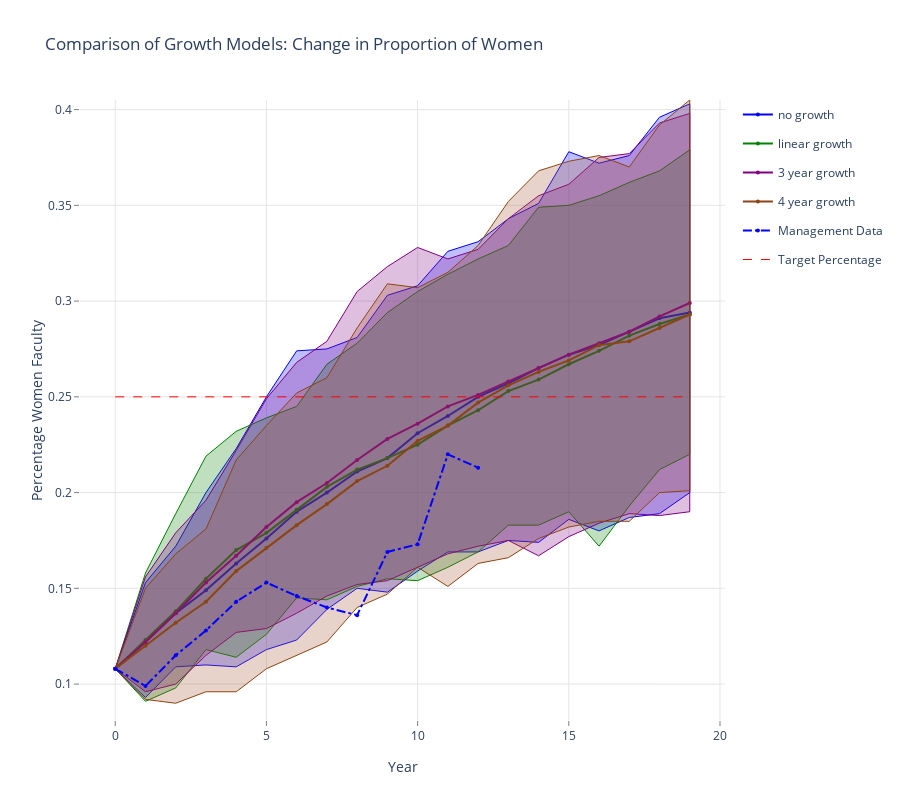

The code cell stored with this chart in its notebook:
### Markdown cell above
## Comparison of Model 3 Growth Models: Change in Proportion of Women

### Code cell
data = []
linecolors = ['rgb(0,0,255)', 'rgb(0,128,0)', 'rgb(128,0,128)', 'rgb(139,69,19)']
fillcolors = ['rgba(0,0,255,0.25)', 'rgba(0,128,0,0.25)', 'rgba(128,0,128,0.25)', 'rgba(160,82,45,0.25)']
legend_labels = ['no growth', 'linear growth', '3 year growth', '4 year growth']

for k,v in enumerate(results.mlist):
    data.append(go.Scatter(
        x=np.append(v.summary_matrix['yr'], v.summary_matrix['yr'].values[::-1]),
        y=np.append(v.summary_matrix['fpct_975'], v.summary_matrix['fpct_025'].values[::-1]),
        fill='tozerox',
        fillcolor=fillcolors[k],
        line=dict(color=linecolors[k],
                 width=1),
        legendgroup=legend_labels[k],
        showlegend=False,
        mode='lines',
        name=legend_labels[k],
    ))

    data.append(go.Scatter(
        x=v.summary_matrix['yr'],
        y=v.summary_matrix['fpct_avg'],
        line=dict(color=linecolors[k],
                 width=2),
        legendgroup=legend_labels[k],
        showlegend=True,
        marker=dict(
            size=4),
        mode='lines+markers',
        name=legend_labels[k],
    ))


data.append(go.Scatter(
    x=v.summary_matrix['yr'], 
    y=v.summary_matrix['act_fpct'],
    line=dict(color='blue',
             dash='dashdot'),
    name='Management Data',
    mode='lines+markers',
    marker=dict(
        size=4),

))

data.append(go.Scatter(
    x=v.summary_matrix['yr'], 
    y=np.repeat(v.target_female_percentage, len(v.summary_matrix['yr'])),
    line=dict(color='red',
             dash='dash',
             width=1),
    name='Target Percentage',
    mode='lines',
))
    
layout = go.Layout(
    title='Comparison of Growth Models: Change in Proportion of Women',
    height=800,
    width=900,
    paper_bgcolor='rgb(255,255,255)',
    plot_bgcolor='rgb(255,255,255)',
    xaxis=dict(
        visible=True,
        title='Year',
        gridcolor='rgb(229,229,229)',
        showgrid=True,
        showline=True,
        showticklabels=True,
        tickcolor='rgb(127,127,127)',
        ticks='outside',
        zeroline=False
    ),
    yaxis=dict(
        title='Percentage Women Faculty',
        gridcolor='rgb(229,229,229)',
        showgrid=True,
        showline=True,
        showticklabels=True,
        tickcolor='rgb(127,127,127)',
        ticks='outside',
        zeroline=False
    ),
)
fig = go.Figure(data=data, layout=layout)
plotly.offline.iplot(fig, filename= 'shaded_lines')

# export image for ingestion to pdf file.
# if not os.path.exists('images'):
#     os.mkdir('images')
# pio.write_image(fig, 'images/change_in_percentage_faculty_women.png')

### Figure 1 — Plotly figure (JSON) as saved in the notebook; plotly's stock layout.template omitted (floating-point values rounded to 4 significant figures)
{"data": [{"fill": "tozerox", "fillcolor": "rgba(0,0,255,0.25)", "legendgroup": "no growth", "line": {"color": "rgb(0,0,255)", "width": 1}, "mode": "lines", "name": "no growth", "showlegend": false, "type": "scatter", "x": [0, 1, 2, 3, 4, 5, 6, 7, 8, 9, 10, 11, 12, 13, 14, 15, 16, 17, 18, 19, 19, 18, 17, 16, 15, 14, 13, 12, 11, 10, 9, 8, 7, 6, 5, 4, 3, 2, 1, 0], "y": [0.108, 0.153, 0.172, 0.2, 0.223, 0.25, 0.274, 0.275, 0.281, 0.303, 0.308, 0.326, 0.331, 0.343, 0.351, 0.378, 0.372, 0.376, 0.396, 0.403, 0.2, 0.189, 0.187, 0.18, 0.186, 0.174, 0.175, 0.169, 0.169, 0.159, 0.148, 0.15, 0.139, 0.123, 0.118, 0.109, 0.11, 0.109, 0.093, 0.108]}, {"legendgroup": "no growth", "line": {"color": "rgb(0,0,255)", "width": 2}, "marker": {"size": 4}, "mode": "lines+markers", "name": "no growth", "showlegend": true, "type": "scatter", "x": [0, 1, 2, 3, 4, 5, 6, 7, 8, 9, 10, 11, 12, 13, 14, 15, 16, 17, 18, 19], "y": [0.108, 0.122, 0.137, 0.149, 0.163, 0.176, 0.19, 0.2, 0.211, 0.218, 0.231, 0.24, 0.25, 0.257, 0.265, 0.272, 0.277, 0.284, 0.291, 0.294]}, {"fill": "tozerox", "fillcolor": "rgba(0,128,0,0.25)", "legendgroup": "linear growth", "line": {"color": "rgb(0,128,0)", "width": 1}, "mode": "lines", "name": "linear growth", "showlegend": false, "type": "scatter", "x": [0, 1, 2, 3, 4, 5, 6, 7, 8, 9, 10, 11, 12, 13, 14, 15, 16, 17, 18, 19, 19, 18, 17, 16, 15, 14, 13, 12, 11, 10, 9, 8, 7, 6, 5, 4, 3, 2, 1, 0], "y": [0.108, 0.158, 0.189, 0.219, 0.232, 0.239, 0.245, 0.267, 0.278, 0.294, 0.305, 0.314, 0.322, 0.329, 0.349, 0.35, 0.355, 0.362, 0.368, 0.379, 0.22, 0.212, 0.193, 0.172, 0.19, 0.183, 0.183, 0.169, 0.161, 0.154, 0.155, 0.151, 0.144, 0.145, 0.126, 0.114, 0.118, 0.098, 0.091, 0.108]}, {"legendgroup": "linear growth", "line": {"color": "rgb(0,128,0)", "width": 2}, "marker": {"size": 4}, "mode": "lines+markers", "name": "linear growth", "showlegend": true, "type": "scatter", "x": [0, 1, 2, 3, 4, 5, 6, 7, 8, 9, 10, 11, 12, 13, 14, 15, 16, 17, 18, 19], "y": [0.108, 0.123, 0.138, 0.155, 0.17, 0.179, 0.191, 0.203, 0.212, 0.218, 0.225, 0.235, 0.243, 0.253, 0.259, 0.267, 0.274, 0.282, 0.288, 0.293]}, {"fill": "tozerox", "fillcolor": "rgba(128,0,128,0.25)", "legendgroup": "3 year growth", "line": {"color": "rgb(128,0,128)", "width": 1}, "mode": "lines", "name": "3 year growth", "showlegend": false, "type": "scatter", "x": [0, 1, 2, 3, 4, 5, 6, 7, 8, 9, 10, 11, 12, 13, 14, 15, 16, 17, 18, 19, 19, 18, 17, 16, 15, 14, 13, 12, 11, 10, 9, 8, 7, 6, 5, 4, 3, 2, 1, 0], "y": [0.108, 0.156, 0.179, 0.196, 0.222, 0.249, 0.268, 0.279, 0.305, 0.318, 0.328, 0.322, 0.327, 0.343, 0.355, 0.361, 0.375, 0.377, 0.393, 0.398, 0.19, 0.188, 0.189, 0.184, 0.177, 0.167, 0.175, 0.172, 0.168, 0.161, 0.154, 0.152, 0.146, 0.137, 0.129, 0.127, 0.115, 0.1, 0.096, 0.108]}, {"legendgroup": "3 year growth", "line": {"color": "rgb(128,0,128)", "width": 2}, "marker": {"size": 4}, "mode": "lines+markers", "name": "3 year growth", "showlegend": true, "type": "scatter", "x": [0, 1, 2, 3, 4, 5, 6, 7, 8, 9, 10, 11, 12, 13, 14, 15, 16, 17, 18, 19], "y": [0.108, 0.122, 0.137, 0.153, 0.167, 0.182, 0.195, 0.205, 0.217, 0.228, 0.236, 0.245, 0.251, 0.258, 0.265, 0.272, 0.278, 0.284, 0.292, 0.299]}, {"fill": "tozerox", "fillcolor": "rgba(160,82,45,0.25)", "legendgroup": "4 year growth", "line": {"color": "rgb(139,69,19)", "width": 1}, "mode": "lines", "name": "4 year growth", "showlegend": false, "type": "scatter", "x": [0, 1, 2, 3, 4, 5, 6, 7, 8, 9, 10, 11, 12, 13, 14, 15, 16, 17, 18, 19, 19, 18, 17, 16, 15, 14, 13, 12, 11, 10, 9, 8, 7, 6, 5, 4, 3, 2, 1, 0], "y": [0.108, 0.15, 0.168, 0.181, 0.217, 0.235, 0.252, 0.26, 0.286, 0.309, 0.307, 0.315, 0.329, 0.352, 0.368, 0.373, 0.376, 0.37, 0.392, 0.405, 0.201, 0.2, 0.185, 0.185, 0.182, 0.176, 0.166, 0.163, 0.151, 0.161, 0.147, 0.14, 0.122, 0.115, 0.108, 0.096, 0.096, 0.09, 0.092, 0.108]}, {"legendgroup": "4 year growth", "line": {"color": "rgb(139,69,19)", "width": 2}, "marker": {"size": 4}, "mode": "lines+markers", "name": "4 year growth", "showlegend": true, "type": "scatter", "x": [0, 1, 2, 3, 4, 5, 6, 7, 8, 9, 10, 11, 12, 13, 14, 15, 16, 17, 18, 19], "y": [0.108, 0.12, 0.132, 0.143, 0.159, 0.171, 0.183, 0.194, 0.206, 0.214, 0.227, 0.235, 0.247, 0.256, 0.263, 0.269, 0.277, 0.279, 0.286, 0.293]}, {"line": {"color": "blue", "dash": "dashdot"}, "marker": {"size": 4}, "mode": "lines+markers", "name": "Management Data", "type": "scatter", "x": [0, 1, 2, 3, 4, 5, 6, 7, 8, 9, 10, 11, 12, 13, 14, 15, 16, 17, 18, 19], "y": [0.108, 0.099, 0.115, 0.128, 0.143, 0.153, 0.146, 0.14, 0.136, 0.169, 0.173, 0.22, 0.213, null, null, null, null, null, null, null]}, {"line": {"color": "red", "dash": "dash", "width": 1}, "mode": "lines", "name": "Target Percentage", "type": "scatter", "x": [0, 1, 2, 3, 4, 5, 6, 7, 8, 9, 10, 11, 12, 13, 14, 15, 16, 17, 18, 19], "y": [0.25, 0.25, 0.25, 0.25, 0.25, 0.25, 0.25, 0.25, 0.25, 0.25, 0.25, 0.25, 0.25, 0.25, 0.25, 0.25, 0.25, 0.25, 0.25, 0.25]}], "layout": {"height": 800, "paper_bgcolor": "rgb(255,255,255)", "plot_bgcolor": "rgb(255,255,255)", "title": {"text": "Comparison of Growth Models: Change in Proportion of Women"}, "width": 900, "xaxis": {"gridcolor": "rgb(229,229,229)", "showgrid": true, "showline": true, "showticklabels": true, "tickcolor": "rgb(127,127,127)", "ticks": "outside", "title": {"text": "Year"}, "visible": true, "zeroline": false}, "yaxis": {"gridcolor": "rgb(229,229,229)", "showgrid": true, "showline": true, "showticklabels": true, "tickcolor": "rgb(127,127,127)", "ticks": "outside", "title": {"text": "Percentage Women Faculty"}, "zeroline": false}}}
